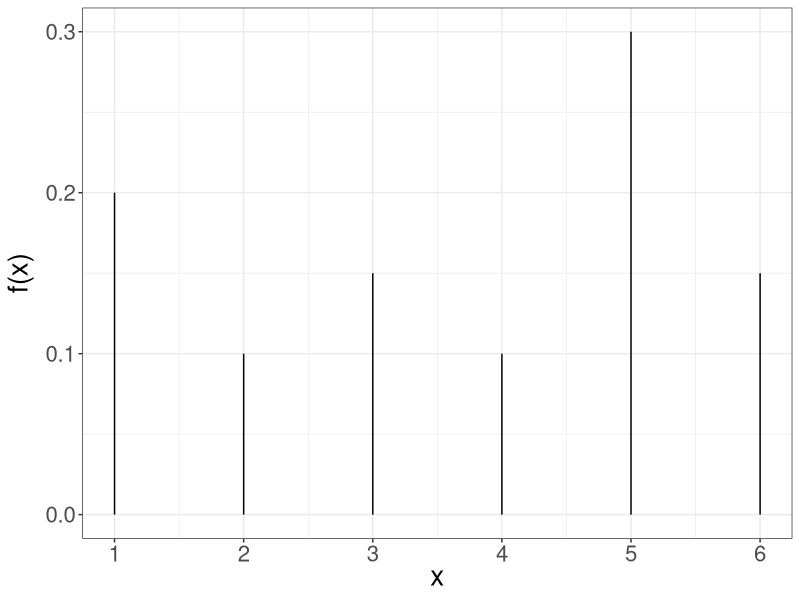
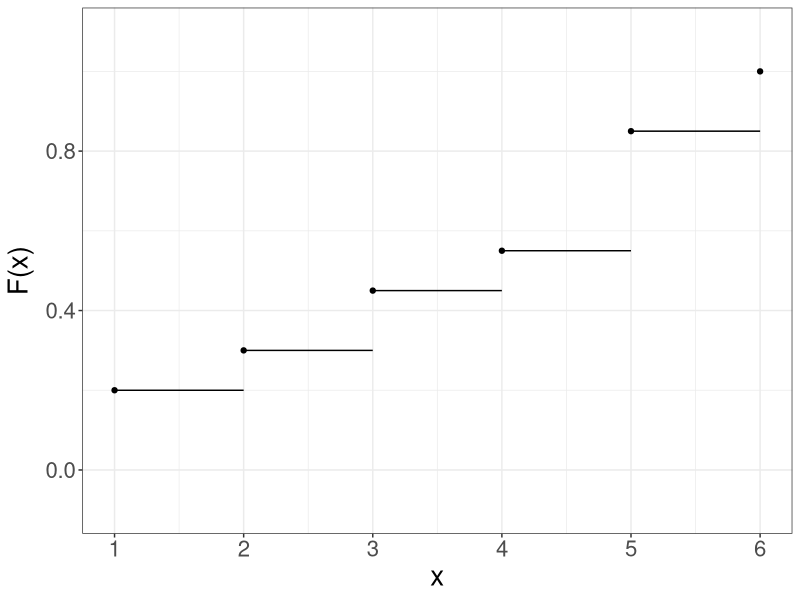
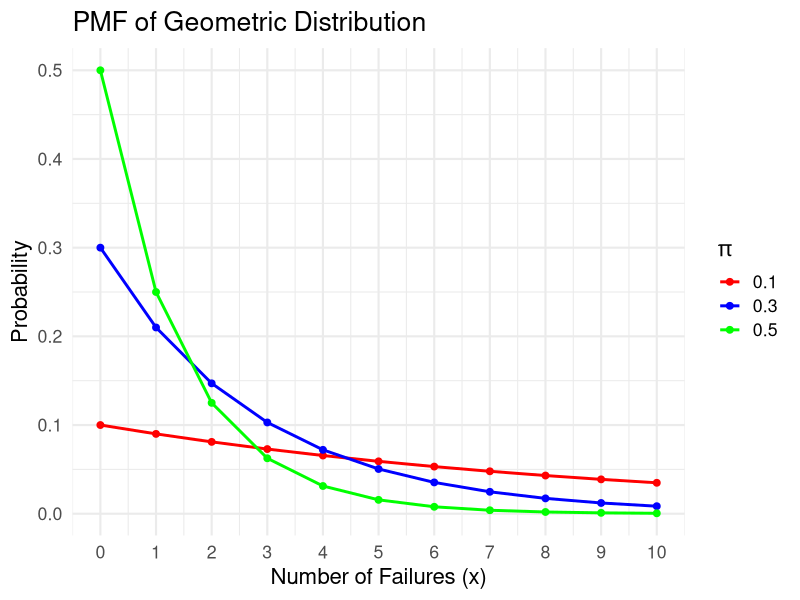
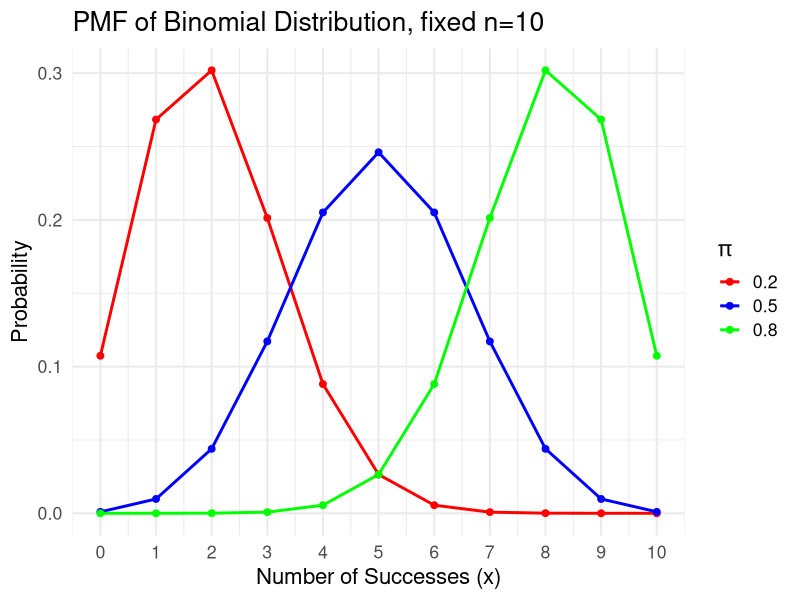
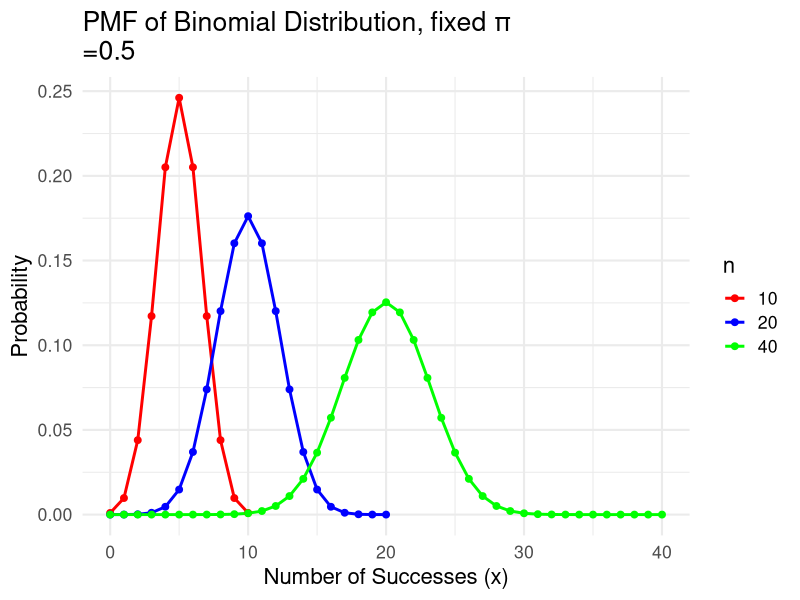
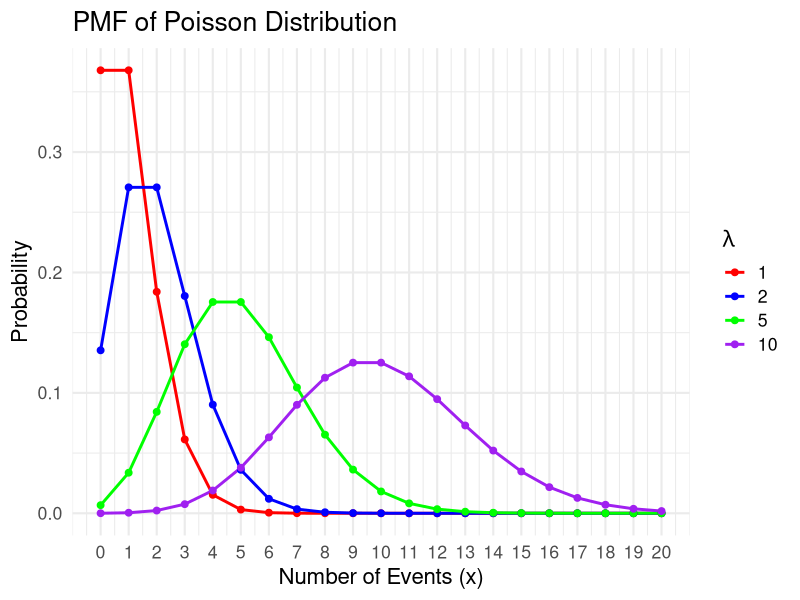

These charts were generated, in order, by the following R code:
## ---- chunk 1
#| message: false
#| warning: false
library(tidyverse)
## ---- chunk 2
#| echo: false
x <- 1:6
y <- c(0.2, 0.1, 0.15, 0.1, 0.3, 0.15)

data <- data.frame(x = x, y = y)

data %>% 
  ggplot() +
  aes(x = x, y = y) +
  geom_segment(data = data, 
               aes(x = x, y = 0, 
                   xend = x, yend = y)) +
  labs(x = expression(paste("x")),
       y = expression(paste("f(x)"))) +
  theme_bw() +
  theme(text = element_text(size = 20)) + 
  scale_x_continuous(breaks = pretty(data$x, n = 6))
## ---- chunk 3
#| echo: false
x <- 1:6
y <- cumsum(c(0.2, 0.1, 0.15, 0.1, 0.3, 0.15))
xend <- c(2, 3, 4, 5, 6, 6)

data <- data.frame(x = x,
                   y = y,
                   xend = xend)

ggplot(data = data,
       aes(x = x, y = y, xend = xend, yend = y)) +
  geom_point() +
  geom_segment() +
  scale_x_continuous(breaks=1:6,
                     limits = c(1, 6)) +
  scale_y_continuous(limits = c(-.1, 1.1)) +
  labs(x = "x",
      y = expression(paste("F(x)")))+
  theme_bw() +
  theme(text = element_text(size = 20)) 
## ---- chunk 4
x <- 1:6
f_x <- c(0.2, 0.1, 0.15, 0.1, 0.3, 0.15)
mu <- sum(x * f_x)
mu
## ---- chunk 5
mu_2 <- sum(x^2 * f_x)
mu_2 - mu^2
## ---- chunk 6
#| echo: false
#| warning: false
# Parameters
pi_values <- c(0.1, 0.3, 0.5)  # Probability values
x <- 0:10  # Range of x values (number of failures before the first success)

# Create a data frame for ggplot
data <- data.frame(
  x = rep(x, times = length(pi_values)),
  pi = unlist(lapply(pi_values, function(pi) dgeom(x, prob = pi))),
  prob = rep(pi_values, each = length(x))
)

# Plot using ggplot2
ggplot(data, aes(x = x, y = pi, color = factor(prob), group = prob)) +
  geom_line(size=1) +             # Add lines
  geom_point(size=2) +            # Add points
  scale_color_manual(
    values = c("red", "blue", "green"),
    name = expression(pi)
  ) + 
  scale_x_continuous(breaks=0:10) +
  labs(
    title = "PMF of Geometric Distribution",
    x = "Number of Failures (x)",
    y = "Probability"
  ) +
  theme_minimal(base_size = 16)  # Increase overall font size
## ---- chunk 7
#| include: false
# f(3)
dgeom(x = 3, prob = 0.25)

# Calculate F(3) by f(0) + f(1) + f(2) + f(3)
dgeom(x = 0, prob = 0.25) + dgeom(x = 1, prob = 0.25)  + dgeom(x = 2, prob = 0.25) + dgeom(x=3, prob=0.25)
sum(dgeom(x=0:3, prob=0.25))

# Directly calculate F(3)
pgeom(q = 3, prob = 0.25) 
## ---- chunk 8
#| echo: false
#| warning: false
# Binomial, fixed n=10
n <- 10  # Number of trials
pi_values <- c(0.2, 0.5, 0.8)  # Probability of success
x <- 0:n  # Range of x values (number of successes)

# Create a data frame for ggplot
data <- data.frame(
  x = rep(x, times = length(pi_values)),
  p = unlist(lapply(pi_values, function(p) dbinom(x, size = n, prob = p))),
  prob = rep(pi_values, each = length(x))
)

# Plot using ggplot2
ggplot(data, aes(x = x, y = p, color = factor(prob), group = prob)) +
  geom_line(size = 1) +             # Add lines
  geom_point(size = 2) +            # Add points
  scale_color_manual(
    values = c("red", "blue", "green"),
    name = expression(pi)
  ) + 
  scale_x_continuous(breaks = 0:n) +
  labs(
    title = "PMF of Binomial Distribution, fixed n=10",
    x = "Number of Successes (x)",
    y = "Probability"
  ) +
  theme_minimal(base_size = 16)     # Increase overall font size
## ---- chunk 9
#| warning: false
#| echo: false
p <- 0.5  # Fixed probability of success
n_values <- c(10, 20, 40)  # Different values for number of trials
x_values <- lapply(n_values, function(n) 0:n)  # Range of x values for each n

# Create a data frame for ggplot
data <- data.frame(
  x = unlist(x_values),
  p = unlist(lapply(seq_along(n_values), function(i) dbinom(x_values[[i]], size = n_values[i], prob = p))),
  n = factor(rep(n_values, times = sapply(x_values, length)))  # Add n as a factor
)

# Plot using ggplot2
ggplot(data, aes(x = x, y = p, color = n, group = n)) +
  geom_line(size = 1) +             # Add lines
  geom_point(size = 2) +            # Add points
  scale_color_manual(
    values = c("red", "blue", "green"),
    name = "n"
  ) + 
  labs(
    title = paste0("PMF of Binomial Distribution, fixed ", "π
=0.5"),
    x = "Number of Successes (x)",
    y = "Probability"
  ) +
  theme_minimal(base_size = 16)     # Increase overall font size
## ---- chunk 10
# f(8)
dbinom(x = 8, size = 10, prob = 0.25)

# f(8) + f(9) + f(10)
dbinom(x = 8, size = 10, prob = 0.25) + dbinom(x = 9, size = 10, prob = 0.25) + dbinom(x = 10, size = 10, prob = 0.25)
sum(dbinom(x = 8:10, size = 10, prob = 0.25))

# 1 - F(7)
1 - pbinom(q = 7, size = 10, prob = 0.25)
## ---- chunk 11
# Parameters for Poisson distribution
lambda_values <- c(1, 2, 5, 10)  # Lambda values
x <- 0:20  # Range of x values

# Create a data frame for ggplot
data <- data.frame(
  x = rep(x, times = length(lambda_values)),
  p = unlist(lapply(lambda_values, function(lambda) dpois(x, lambda = lambda))),
  lambda = rep(lambda_values, each = length(x))
)

# Plot using ggplot2
ggplot(data, aes(x = x, y = p, color = factor(lambda), group = lambda)) +
  geom_line(size = 1) +             # Add lines
  geom_point(size = 2) +            # Add points
  scale_color_manual(
    values = c("red", "blue", "green", "purple"),
    name = expression(lambda)
  ) + 
  scale_x_continuous(breaks = 0:20) +
  labs(
    title = "PMF of Poisson Distribution",
    x = "Number of Events (x)",
    y = "Probability"
  ) +
  theme_minimal(base_size = 16)     # Increase overall font size
## ---- chunk 12
lambda = 60 / 6

# f(10)
dpois(x = 10, lambda = lambda)

# f(4) + f(5) + ... + f(15)
sum(dpois(x = 4:15, lambda = lambda))

# F(15) - F(3)
ppois(q = 15, lambda = lambda) - ppois(q = 3, lambda = lambda)
